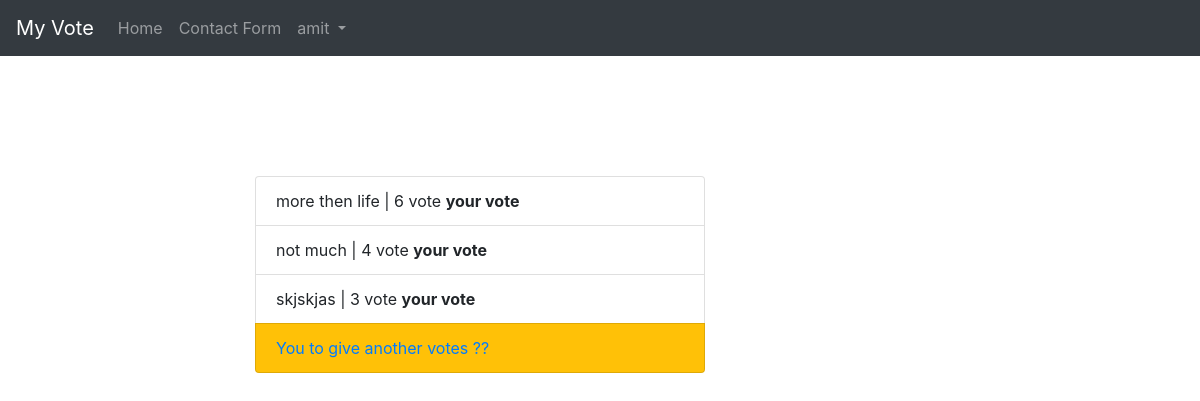
The app's page /2/results/ (signed in), older data.
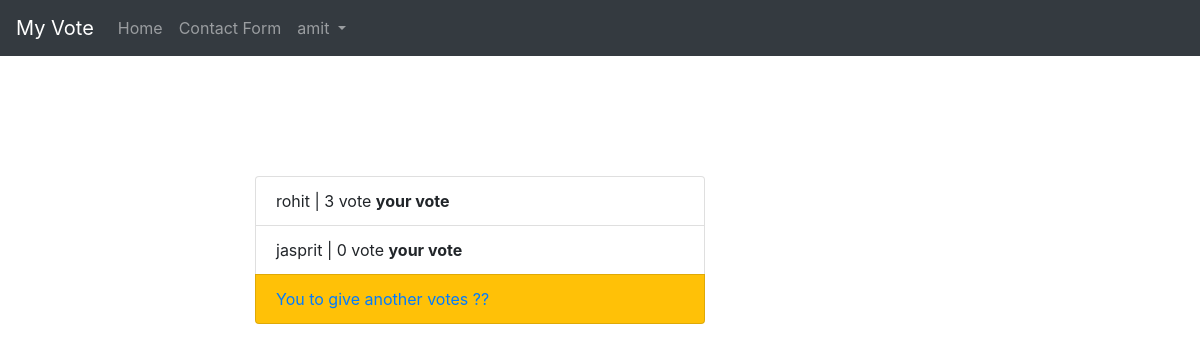
The same page, newer data.
### lernapp/models.py (models this page shows, shortened)
class Choice(models.Model):
    user=models.ForeignKey(User,on_delete=models.CASCADE,blank=True,null=True)
    question=models.ForeignKey(Question,on_delete=models.CASCADE)
    choice_text=models.CharField(max_length=255)
    votes=models.IntegerField(default=0)

### lernapp/views.py (the view)
# urls.py: path('<int:question_id>/results/',views.results,name='results'),
@login_required(login_url='/login')
def results(request,question_id):
    question=get_object_or_404(Question, pk=question_id)
    return render(request,'learnapp/results.html',{'question':question})

### templates/learnapp/results.html (shortened to what this page needs)
{% extends 'learnapp/home.html'%}
{% block head %}
  {{ block.super}}
{% endblock %}
{% block body %}
<div class="container " style="padding:10% 0% 0% 20%">
  <div class="row">
    <div class="col-sm-6 list-group">
        {% for choice in question.choice_set.all %}
          <div class="list-group-item offset ">
            {{ choice.choice_text }}   |  {{ choice.votes }} vote <strong>{{choice.votes | pluralize:"your vote"}}</strong>
          </div>
        {% endfor %}
      <a href="{% url 'lernapp:index'%}" class="list-group-item bg-warning"> You to give another votes ??</a>
    </div>
  </div>
  </div>
{% endblock %}

### templates/learnapp/home.html (shortened to what this page needs)
{% load static %}
<!doctype html>
<html lang="en">
  <head>
    {% block head %}
    <link rel="stylesheet" href="https://use.fontawesome.com/releases/v5.3.1/css/all.css">
    <link rel="stylesheet"
      href="https://stackpath.bootstrapcdn.com/bootstrap/4.1.3/css/bootstrap.min.css"
>
  {% endblock %}
  </head>
  <body>
        {% include 'learnapp/base.html'%}
        {% block body %}{% endblock %}
  </body>
</html>

### templates/learnapp/base.html (shortened to what this page needs)
<nav class="navbar navbar-expand-lg navbar navbar-dark bg-dark bg-light">
  <a class="navbar-brand" href="{% url 'lernapp:index' %}">My Vote </a>
  <div class="collapse navbar-collapse" id="navbarSupportedContent">
    <ul class="navbar-nav mr-auto">
      <li class="nav-item ">
        <a class="nav-link" href="{% url 'lernapp:index'%}">{% block navhome%}Home{% endblock %} <span class="sr-only">(current)</span></a>
      </li>
      <li>
      <a class='nav-link' href={% url 'lernapp:contact'%}>Contact Form </a>
      </li>
      {% if request.user.is_authenticated %}
      <li class="nav-item dropdown">
        <a class="nav-link dropdown-toggle" href="#" id="navbarDropdown" role="button" data-toggle="dropdown" aria-haspopup="true" aria-expanded="false">
          {{user.username}}
        </a>
      </li>
        {% endif %}
    </ul>
  </div>
</nav>

Row changes from the older to the newer data that the page shows:
removed Choice: choice_text "more then life", votes "6", votes|pluralize "your vote"
removed Choice: choice_text "not much", votes "4", votes|pluralize "your vote"
removed Choice: choice_text "skjskjas", votes "3", votes|pluralize "your vote"
added Choice: choice_text "rohit", votes "3", votes|pluralize "your vote"
added Choice: choice_text "jasprit", votes "0", votes|pluralize "your vote"
